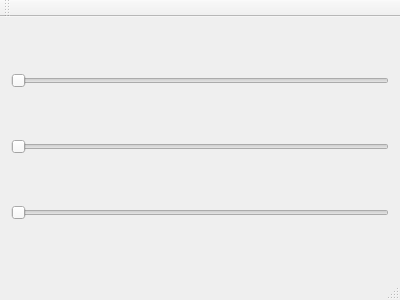
<?xml version="1.0" encoding="UTF-8"?>
<ui version="4.0">
 <class>MainWindow</class>
 <widget class="QMainWindow" name="MainWindow">
  <property name="geometry">
   <rect>
    <x>0</x>
    <y>0</y>
    <width>400</width>
    <height>300</height>
   </rect>
  </property>
  <property name="windowTitle">
   <string>MainWindow</string>
  </property>
  <widget class="QWidget" name="centralWidget">
   <layout class="QVBoxLayout" name="verticalLayout">
    <item>
     <widget class="QSlider" name="horizontalSliderX">
      <property name="maximum">
       <number>1000</number>
      </property>
      <property name="orientation">
       <enum>Qt::Horizontal</enum>
      </property>
     </widget>
    </item>
    <item>
     <widget class="QSlider" name="horizontalSliderY">
      <property name="maximum">
       <number>1000</number>
      </property>
      <property name="orientation">
       <enum>Qt::Horizontal</enum>
      </property>
     </widget>
    </item>
    <item>
     <widget class="QSlider" name="horizontalSliderZ">
      <property name="maximum">
       <number>1000</number>
      </property>
      <property name="orientation">
       <enum>Qt::Horizontal</enum>
      </property>
     </widget>
    </item>
   </layout>
  </widget>
  <widget class="QMenuBar" name="menuBar">
   <property name="geometry">
    <rect>
     <x>0</x>
     <y>0</y>
     <width>400</width>
     <height>30</height>
    </rect>
   </property>
  </widget>
  <widget class="QToolBar" name="mainToolBar">
   <attribute name="toolBarArea">
    <enum>TopToolBarArea</enum>
   </attribute>
   <attribute name="toolBarBreak">
    <bool>false</bool>
   </attribute>
  </widget>
  <widget class="QStatusBar" name="statusBar"/>
 </widget>
 <layoutdefault spacing="6" margin="11"/>
 <resources/>
 <connections/>
</ui>
